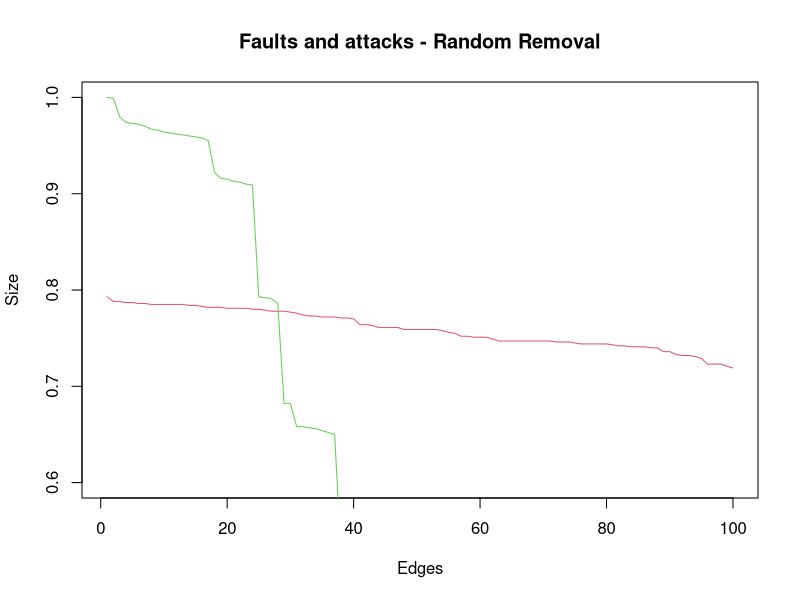

Recreate this plot in R.
require(igraph)

#
# 5 – Falhas e	ataques:
#

#Remoção Aleatória
e<-erdos.renyi.game(1000, 0.002, type = "gnp")
nos<-rep(0,10)
size<-rep(0,10)

for(i in 1:100){
  e_1 <- components(e)
  #remove do mais conectado -> menos conectado
  size[i]<-max(e_1$csize)/sum(e_1$csize)
  nos[i]<-i
  e <- delete_edges(e,sample(E(e),1)) 
}

plot(nos,size,
     type = 'l',
     col=2,
     ylab = "Size", 
     xlab = "Edges",
     main = "Faults and attacks - Random Removal",
     ylim = c(0.6,1))

#Barabasi
b<- barabasi.game(1000,power = 1.2 ,m = NULL, out.dist = NULL, out.seq = NULL,
                  out.pref = FALSE, zero.appeal = 1, directed = FALSE,  algorithm ="psumtree", start.graph = NULL)

nos<-rep(0,10)
size<-rep(0,10)

for(i in 1:100){
  b_1 <- components(b)
  size[i]<-max(b_1$csize)/sum(b_1$csize)
  nos[i]<-i
  b <- delete_edges(b,sample(E(b),1)) 
  
}

lines(nos,size,col=3)